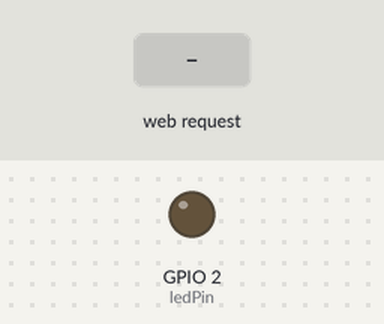
Bench run of a sketch on a simulated ESP32. On the bench: output pins drawn as LEDs (lit = HIGH). The inputs (shaded band) are chosen by the test bench. What the sketch prints to the serial monitor is not drawn.

Above: at 1.2 s.
1.3 s: HTTP request GET /on received
At 1.7 s:
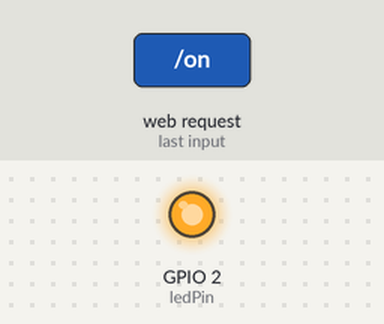
2.8 s: HTTP request GET /off received
At 4.0 s:
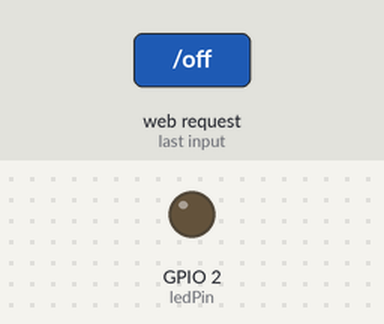
Timing chart, 0 to 5.8 s (numbered marks = the images above; inputs shaded):
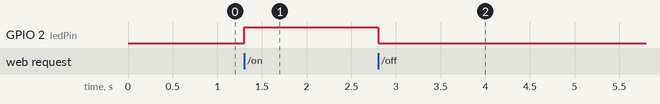

Measured:
- after the input at 1.3 s, GPIO 2 (ledPin): LOW → HIGH at once
- after the input at 2.8 s, GPIO 2 (ledPin): HIGH → LOW at once

The sketch:

teste-3.ino
```cpp
#include <WiFi.h>
#include <WebServer.h>

const char* ssid = "ESP32-Access-Point"; // Nome da rede
const char* password = "123456789"; // Senha da rede

WebServer server(80); // Cria um servidor na porta 80
const int ledPin = 2; // Pino onde o LED está conectado

// Função para lidar com a raiz do servidor
void handleRoot() {
  String html = "<html><body><h1>Controle de LED</h1>";
  html += "<p><a href=\"/on\"><button>Ligado</button></a></p>";
  html += "<p><a href=\"/off\"><button>Desligado</button></a></p>";
  html += "</body></html>";
  server.send(200, "text/html", html);
}

// Função para ligar o LED
void handleOn() {
  digitalWrite(ledPin, HIGH); // Liga o LED
  server.sendHeader("Location", "/"); // Redireciona para a página principal
  server.send(303); // Responde com um redirecionamento
}

// Função para desligar o LED
void handleOff() {
  digitalWrite(ledPin, LOW); // Desliga o LED
  server.sendHeader("Location", "/"); // Redireciona para a página principal
  server.send(303); // Responde com um redirecionamento
}

void setup() {
  Serial.begin(115200);

  // Configura o pino do LED
  pinMode(ledPin, OUTPUT);

  // Inicia o ponto de acesso
  WiFi.softAP(ssid, password);

  Serial.println("Ponto de acesso iniciado");
  Serial.print("IP do AP: ");
  Serial.println(WiFi.softAPIP()); // Mostra o IP do ponto de acesso

  // Define as rotas do servidor
  server.on("/", handleRoot);
  server.on("/on", handleOn);
  server.on("/off", handleOff);

  // Inicia o servidor
  server.begin();
  Serial.println("Servidor iniciado");
}

void loop() {
  server.handleClient(); // Trata as requisições do cliente
}
```
